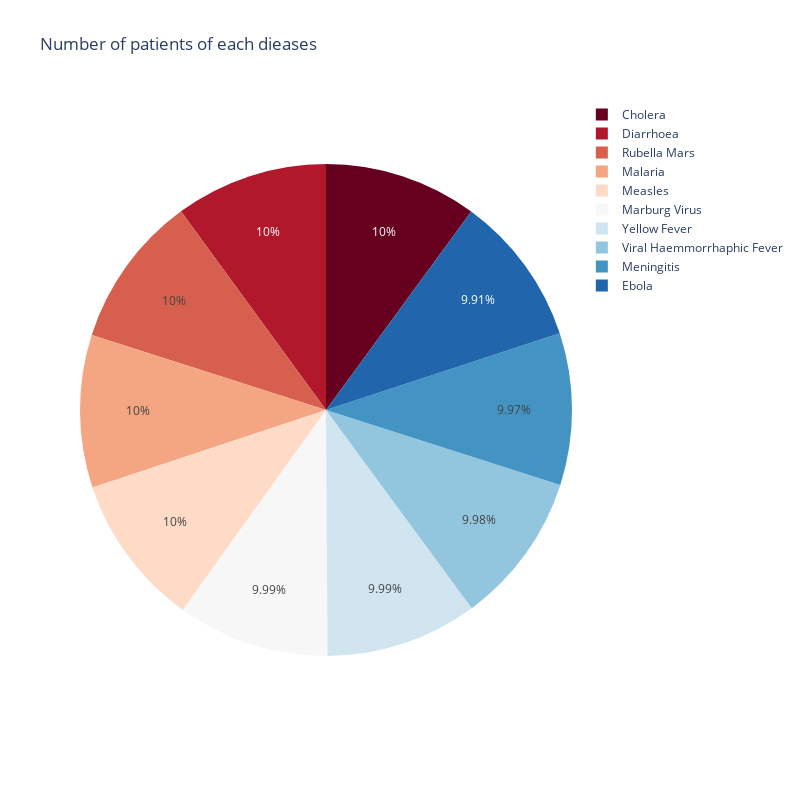

Source (notebook cell):
### Markdown cell above
# Diseases

### Code cell
data_disease= data.groupby(['disease'])['id'].count().reset_index(name='Number of Patients').sort_values(by= 'Number of Patients', ascending= False)
data_state
px.pie(data_disease, values='Number of Patients', names= 'disease' , title= 'Number of patients of each dieases', 
       width=800 , height=800 , color_discrete_sequence = px.colors.sequential.RdBu)

### Figure 1 — Plotly figure (JSON) as saved in the notebook; plotly's stock layout.template omitted (floating-point values rounded to 4 significant figures)
{"data": [{"domain": {"x": [0, 1], "y": [0, 1]}, "hovertemplate": "disease=%{label}<br>Number of Patients=%{value}<extra></extra>", "labels": ["Cholera", "Diarrhoea", "Rubella Mars", "Malaria", "Measles", "Marburg Virus", "Yellow Fever", "Viral Haemmorrhaphic Fever", "Meningitis", "Ebola"], "legendgroup": "", "name": "", "showlegend": true, "type": "pie", "values": [28589, 28550, 28539, 28535, 28471, 28430, 28428, 28401, 28362, 28179]}], "layout": {"height": 800, "legend": {"tracegroupgap": 0}, "piecolorway": ["rgb(103,0,31)", "rgb(178,24,43)", "rgb(214,96,77)", "rgb(244,165,130)", "rgb(253,219,199)", "rgb(247,247,247)", "rgb(209,229,240)", "rgb(146,197,222)", "rgb(67,147,195)", "rgb(33,102,172)", "rgb(5,48,97)"], "title": {"text": "Number of patients of each dieases"}, "width": 800}}
